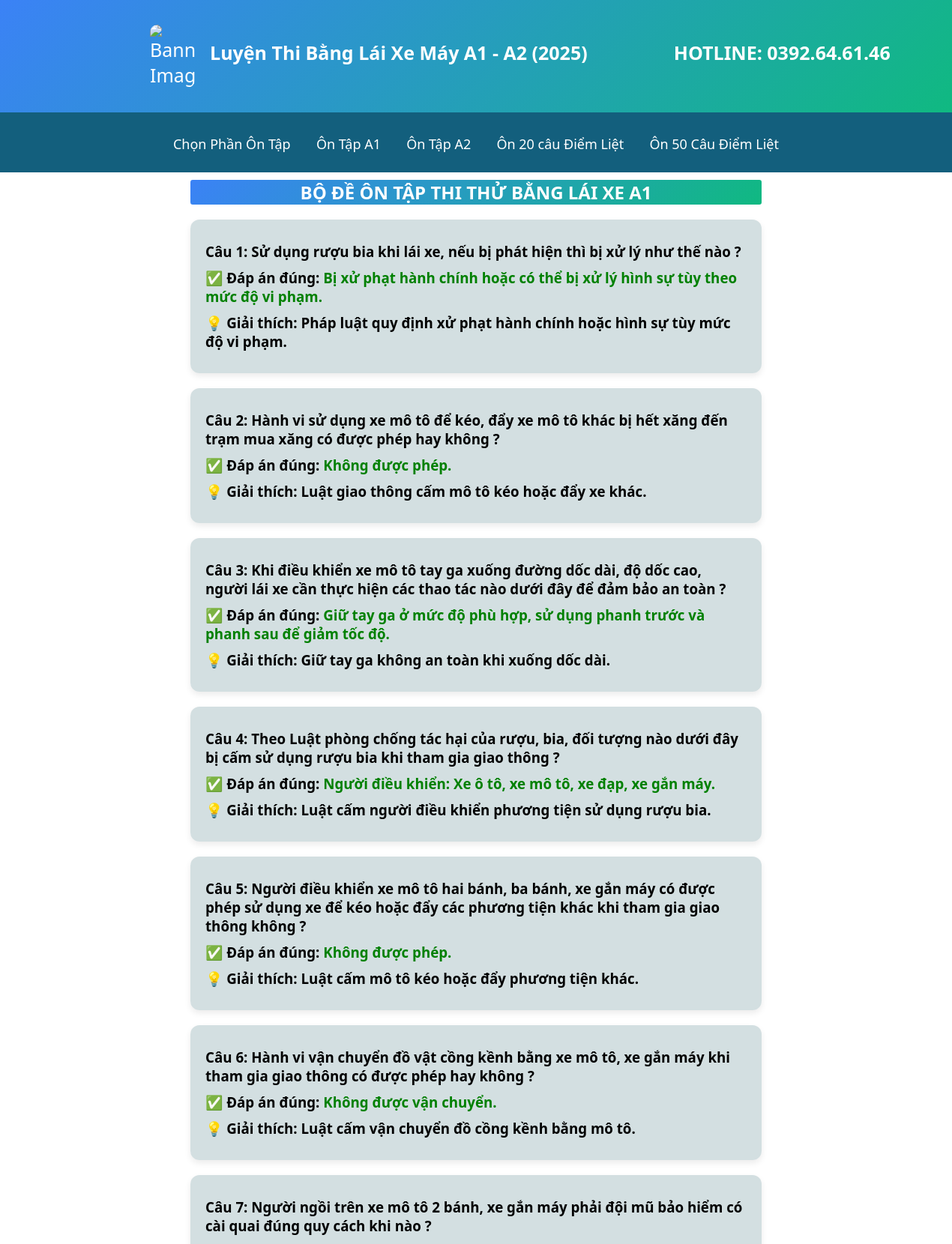
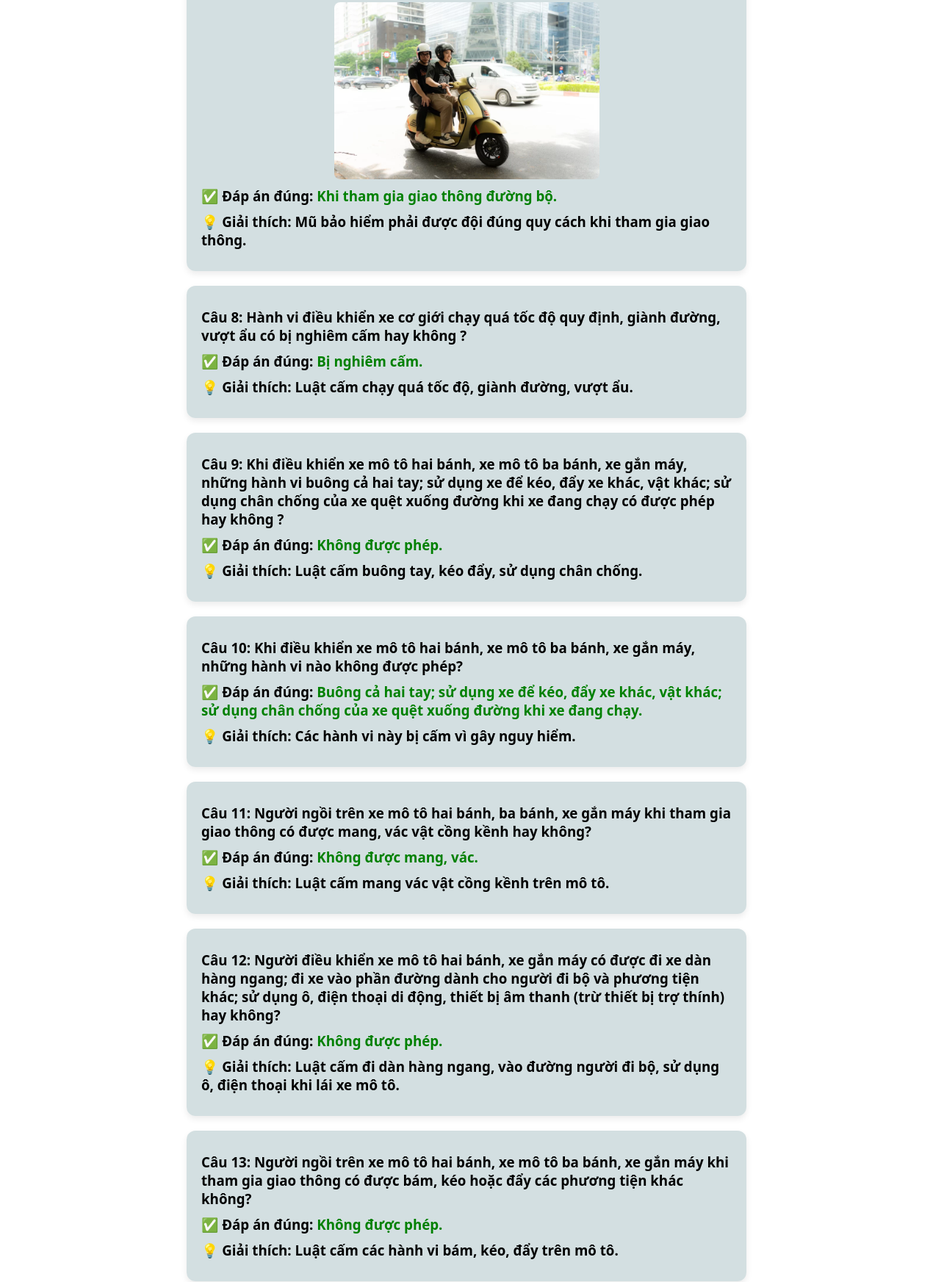
/pages/ontapcaulietA1.php (upper part), run on the app's committed database (2 pictures, top to bottom).
### tables this page shows
CREATE TABLE `answers` (
  `answer_id` int NOT NULL,
  `question_id` int NOT NULL,
  `answer_text` text NOT NULL,
  `explanation` text,
  `is_correct` tinyint(1) DEFAULT '0'
);

CREATE TABLE `questions` (
  `question_id` int NOT NULL,
  `set_id` int DEFAULT NULL,
  `question_text` text,
  `question_image` varchar(255) DEFAULT NULL,
  `is_critical` tinyint DEFAULT NULL
);

### pages/ontapcaulietA1.php (the view, shortened to what this page needs)
<!DOCTYPE html>
<html lang="en">
<head>
    <link rel="stylesheet" href="../assets/css/middle.css" />
</head>
<body>
    <div class="main-content">
        <?php include './widget/header.php'; ?>
        <h2>BỘ ĐỀ ÔN TẬP THI THỬ BẰNG LÁI XE A1 </h2>
        <div class="exam-container">
            <?php
            include "../includes/config.php";
            $critical_questions = [
                21 => [3, 5, 12, 28, 29, 30, 33, 53, 54, 79, 104, 108, 129, 135, 152, 153, 154, 177, 179, 701]
            ];
            $set_id = 21;
            $limit = 20;
            $ids = implode(',', $critical_questions[$set_id]);
            $sql = "SELECT *
        FROM questions q
        JOIN answers a ON q.question_id = a.question_id
        WHERE q.question_id IN ($ids)
        AND a.is_correct = 1
        LIMIT $limit";
            $result = mysqli_query($conn, $sql);
            $questions = [];
            while ($row = mysqli_fetch_assoc($result)) {
                $row['is_critical'] = 1;
                $questions[] = $row;
            }
            $count = 1;
            foreach ($questions as $q) {
                echo '<div class="question-box">';
                echo "<h3>Câu $count: {$q["question_text"]}</h3>";
                if (!empty($q['question_image'])) {
                    $filename = basename($q['question_image']);
                    $correctPath = "../assets/img/" . $filename;
                    if (file_exists($correctPath)) {
                        echo "<img src='$correctPath' alt='Hình minh họa'>";
                    }
                }
                echo "<h3>✅ Đáp án đúng: <span style='color: green'>{$q["answer_text"]}</span></h3>";
                echo "<h3>💡 Giải thích: {$q['explanation']}</h3>";
                echo '</div>';
                $count++;
            }
            ?>
        </div>
    </div>
</body>
</html>

### assets/css/middle.css (style rules this page uses)
html, body { height: 100%; margin: 0; padding: 0; flex-direction: column; font-family: 'Segoe UI', Tahoma, Geneva, Verdana, sans-serif; }
.main-content { display: flex; flex-direction: column; min-height: 100vh; }
h2 { width: 60%; color: white; background: linear-gradient(135deg, #3b82f6, #10b981); border-radius: 3px; margin-top: 10px; text-align: center; margin-left: auto; margin-right: auto; }
.exam-container { display: flex; flex-direction: column; gap: 20px; width: 60%; margin: 0 auto; padding: 0 20px; }
.question-box { background-color: rgba(201, 216, 218, 0.805); padding: 20px; border-radius: 12px; box-shadow: 0 4px 8px rgba(0, 0, 0, 0.08); }
.question-box img { max-width: 50%; margin-top: 15px; border-radius: 8px; }
img { max-width: 500px; display: block; margin-top: 10px; margin: 0 auto; }
.question-box h3 { margin: 10px 0; }

### data on the page
answers: question.question_text "Sử dụng rượu bia khi lái xe, nếu bị phát hiện thì bị xử lý như thế nào ?", answer_text "Bị xử phạt hành chính hoặc có thể bị xử lý hình sự tùy theo mức độ vi phạm.", explanation "Pháp luật quy định xử phạt hành chính hoặc hình sự tùy mức độ vi phạm."
answers: question.question_text "Hành vi sử dụng xe mô tô để kéo, đẩy xe mô tô khác bị hết xăng đến trạm mua xăng có được phép hay không ?", answer_text "Không được phép.", explanation "Luật giao thông cấm mô tô kéo hoặc đẩy xe khác."
answers: question.question_text "Khi điều khiển xe mô tô tay ga xuống đường dốc dài, độ dốc cao, người lái xe cần thực hiện các thao tác nào dưới đây để đảm bảo an toàn ?", answer_text "Giữ tay ga ở mức độ phù hợp, sử dụng phanh trước và phanh sau để giảm tốc độ.", explanation "Giữ tay ga không an toàn khi xuống dốc dài."
answers: question.question_text "Theo Luật phòng chống tác hại của rượu, bia, đối tượng nào dưới đây bị cấm sử dụng rượu bia khi tham gia giao thông ?", answer_text "Người điều khiển: Xe ô tô, xe mô tô, xe đạp, xe gắn máy.", explanation "Luật cấm người điều khiển phương tiện sử dụng rượu bia."
answers: question.question_text "Người điều khiển xe mô tô hai bánh, ba bánh, xe gắn máy có được phép sử dụng xe để kéo hoặc đẩy các phương tiện khác khi tham gia giao thông không ?", answer_text "Không được phép.", explanation "Luật cấm mô tô kéo hoặc đẩy phương tiện khác."
answers: question.question_text "Hành vi vận chuyển đồ vật cồng kềnh bằng xe mô tô, xe gắn máy khi tham gia giao thông có được phép hay không ?", answer_text "Không được vận chuyển.", explanation "Luật cấm vận chuyển đồ cồng kềnh bằng mô tô."
answers: question.question_text "Người ngồi trên xe mô tô 2 bánh, xe gắn máy phải đội mũ bảo hiểm có cài quai đúng quy cách khi nào ?", question.question_image (picture), answer_text "Khi tham gia giao thông đường bộ.", explanation "Mũ bảo hiểm phải được đội đúng quy cách khi tham gia giao thông."
answers: question.question_text "Hành vi điều khiển xe cơ giới chạy quá tốc độ quy định, giành đường, vượt ẩu có bị nghiêm cấm hay không ?", answer_text "Bị nghiêm cấm.", explanation "Luật cấm chạy quá tốc độ, giành đường, vượt ẩu."
answers: question.question_text "Khi điều khiển xe mô tô hai bánh, xe mô tô ba bánh, xe gắn máy, những hành vi buông cả hai tay; sử dụng xe để kéo, đẩy xe khác, vật khác; sử dụng chân chống của xe quệt xuống đường khi xe đang chạy có được phép hay không ?", answer_text "Không được phép.", explanation "Luật cấm buông tay, kéo đẩy, sử dụng chân chống."
answers: question.question_text "Khi điều khiển xe mô tô hai bánh, xe mô tô ba bánh, xe gắn máy, những hành vi nào không được phép?", answer_text "Buông cả hai tay; sử dụng xe để kéo, đẩy xe khác, vật khác; sử dụng chân chống của xe quệt xuống đường khi xe đang chạy.", explanation "Các hành vi này bị cấm vì gây nguy hiểm."
answers: question.question_text "Người ngồi trên xe mô tô hai bánh, ba bánh, xe gắn máy khi tham gia giao thông có được mang, vác vật cồng kềnh hay không?", answer_text "Không được mang, vác.", explanation "Luật cấm mang vác vật cồng kềnh trên mô tô."
answers: question.question_text "Người điều khiển xe mô tô hai bánh, xe gắn máy có được đi xe dàn hàng ngang; đi xe vào phần đường dành cho người đi bộ và phương tiện khác; sử dụng ô, điện thoại di động, thiết bị âm thanh (trừ thiết bị trợ thính) hay không?", answer_text "Không được phép.", explanation "Luật cấm đi dàn hàng ngang, vào đường người đi bộ, sử dụng ô, điện thoại khi lái xe mô tô."
answers: question.question_text "Người ngồi trên xe mô tô hai bánh, xe mô tô ba bánh, xe gắn máy khi tham gia giao thông có được bám, kéo hoặc đẩy các phương tiện khác không?", answer_text "Không được phép.", explanation "Luật cấm các hành vi bám, kéo, đẩy trên mô tô."
